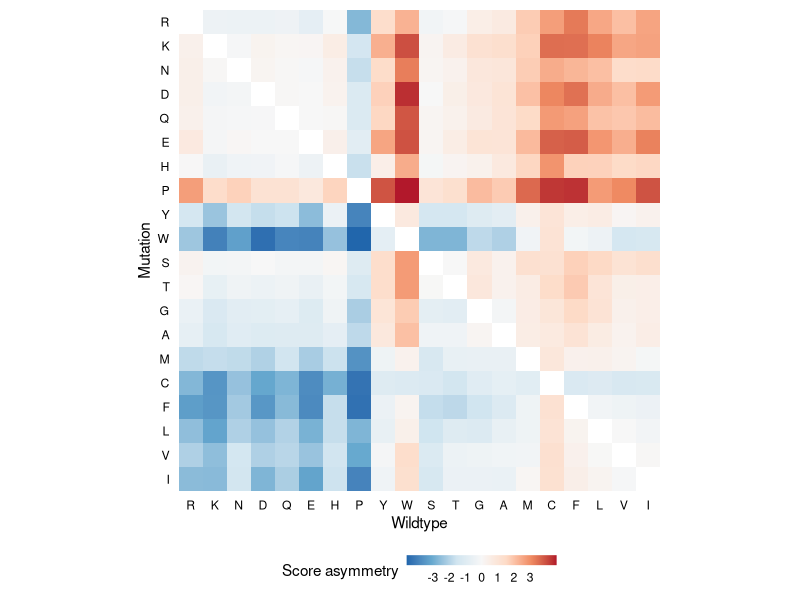
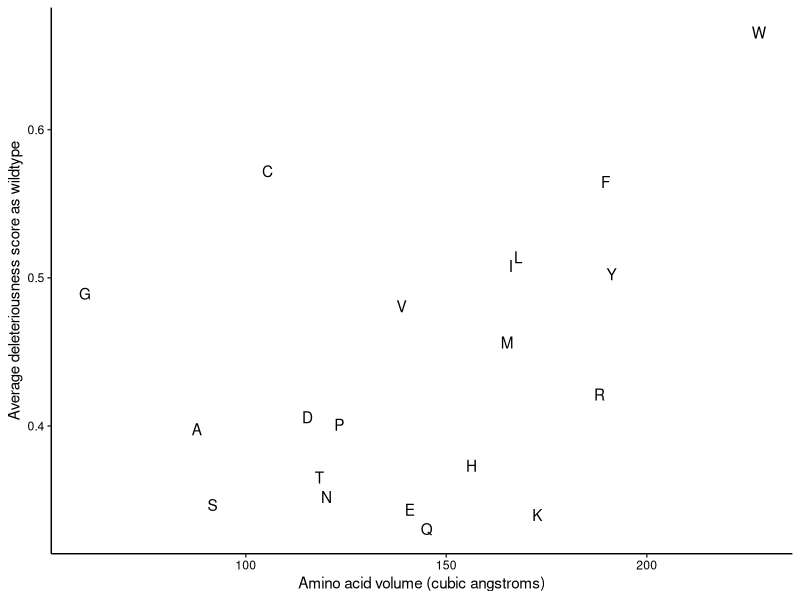
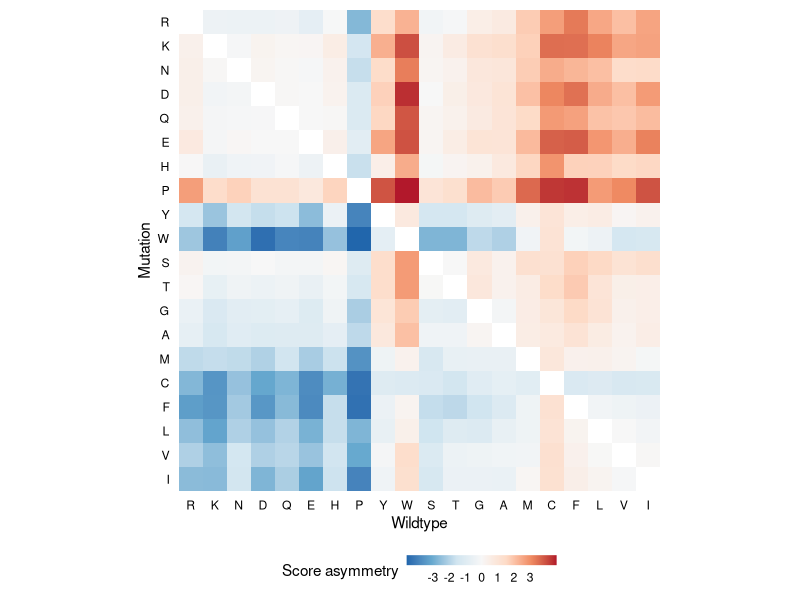
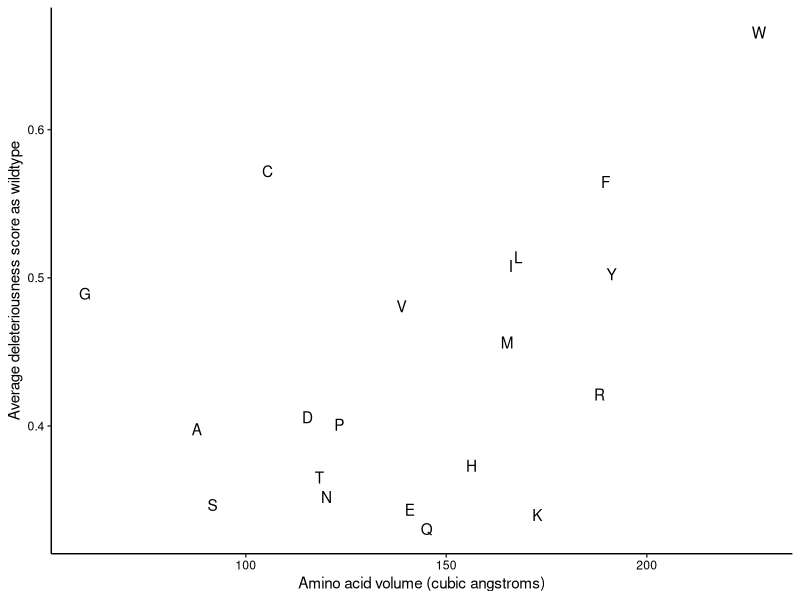

These charts were generated, in order, by the following R code:
library(readr)
library(tidyr)
library(dplyr)
library(ggplot2)


# Read physicochemical properties of each amino acid
aa_properties <- read_csv("data/aa_properties.csv")


# Wildtype-mutant asymmetry
aa_levels <- aa_properties %>%
  arrange(hydropathy) %>%
  pull(aa)
score_asymmetries <- read_csv("results/aa.csv") %>%
  mutate(score=1/(1+exp(-score)),
         wildtype=factor(wildtype, levels=aa_levels),
         mutation=factor(mutation, levels=aa_levels)) %>%
  mutate(aa_pair=ifelse(as.integer(wildtype)<as.integer(mutation),
                        paste(wildtype, mutation),
                        paste(mutation, wildtype))) %>%
  mutate_if(is.character, factor) %>%
  group_by(aa_pair) %>%
  mutate(score_diff=(sum(score)-score)-score) %>%
  arrange(-abs(score_diff))
ggplot(score_asymmetries) +
  geom_tile(aes(wildtype, mutation, fill=-score_diff*10)) +
  scale_y_discrete(limits=rev) +
  scale_fill_distiller(type="div",
                       limits=max(abs(score_asymmetries$score_diff)) * c(-10, 10),
                       breaks=-3:3,
                       palette="RdBu", direction=-1) +
  coord_fixed(ratio=1) +
  labs(x="Wildtype", y="Mutation", fill="Score asymmetry") +
  theme_minimal() +
  theme(legend.position="bottom", panel.grid.major=element_blank(),
        axis.text.x=element_text(color="black"), axis.text.y=element_text(color="black"),
        legend.key.height=unit(0.5, "lines"), legend.key.width=unit(1.5, "lines")) +
  guides(fill=guide_colorbar(ticks.colour=NA))
ggsave("figures/aa_asymmetry.pdf", width=4, height=4)

# Wildtype analysis
aa_inferred <- read_csv("results/aa.csv") %>%
  mutate(score=1/(1+exp(-score))) %>%
  inner_join(aa_properties %>% rename(wildtype=aa), by=c("wildtype"))
print(head(aa_inferred %>% arrange(score), 3))
(aa_inferred %>%
    group_by(wildtype) %>%
    summarize(score=mean(score)) %>%
    arrange(-score) %>%
    head(5))
ggplot(aa_inferred %>%
         group_by(wildtype) %>%
         summarize(volume=mean(volume), score=mean(score)),
       aes(volume, score)) +
  geom_text(aes(label=wildtype)) +
  labs(x="Amino acid volume (cubic angstroms)",
       y="Average deleteriousness score as wildtype") +
  theme_classic() +
  theme(axis.text=element_text(color="black"))
ggsave("figures/aa_volume.pdf", width=4, height=4)
